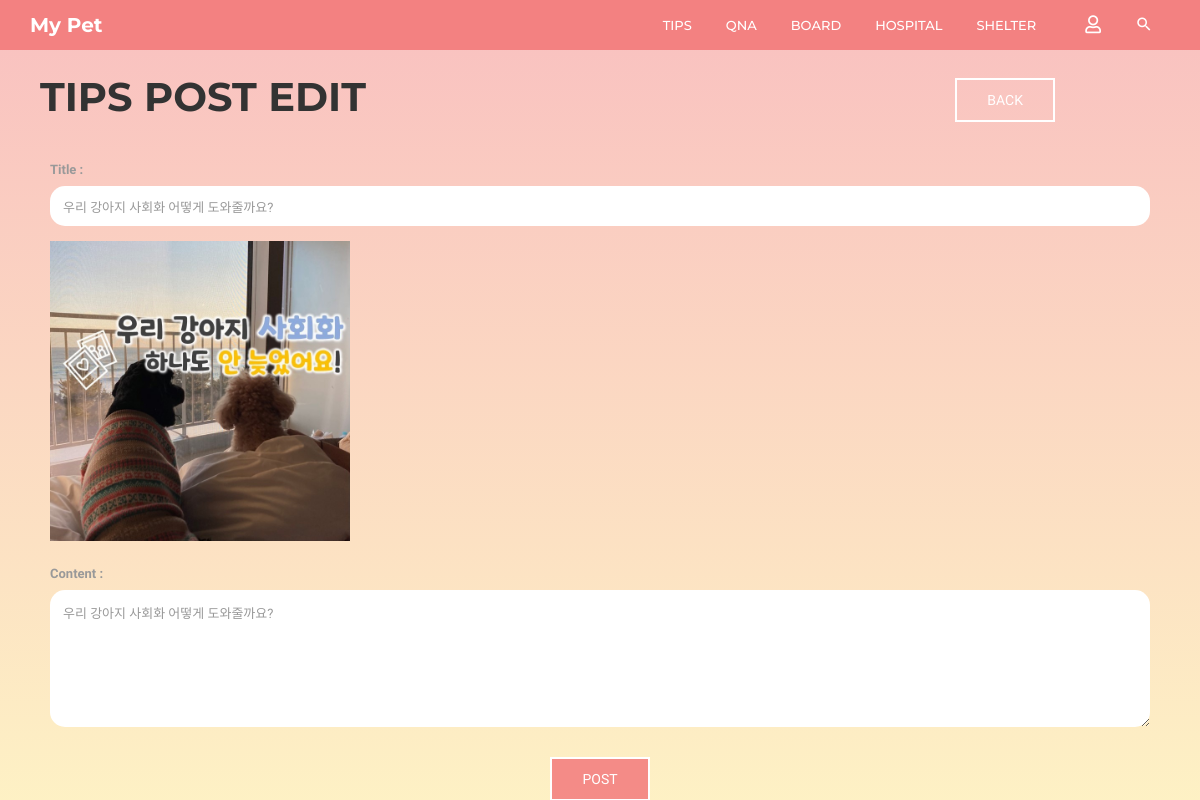
/community/1/tips_edit/, run on the app's committed database.
### community/models.py (models this page shows, shortened)
class Tips(models.Model):
    b_title = models.CharField(max_length=30)
    b_author = models.CharField(max_length=10)
    b_content = models.TextField()
    b_date = models.DateTimeField(auto_now=True)
    b_comment_count = models.IntegerField(default=0)
    b_like_count = models.IntegerField(default=0)
    b_photo = models.ImageField(blank=True, null=True, default='../media/noimage.jpg')

### community/views.py (the view)
# urls.py: path('<int:post_id>/tips_edit/', views.tips_edit, name="tips_edit"),
def tips_edit(request, post_id):
    posts = Tips.objects.get(pk=post_id)
    return render(request, 'community/tips_edit.html', {'posts': posts})

### community/templates/community/tips_edit.html (shortened to what this page needs)
{% extends 'base.html' %}
{% block html_body %}
    <link rel="stylesheet" href="/static/css/pages/header.css">
    <link rel="stylesheet" href="/static/css/pages/board.css">
    <link rel="stylesheet" href="/static/css/pages/create.css">
    <header id="column-header">
        <div id="nino-headerInner">
            <nav id="nino-navbar" class="navbar navbar-default" role="navigation">
                <div class="container">
                    <div class="navbar-header">
                        <a class="navbar-brand" href="{% url 'home' %}">My Pet</a>
                    </div>
                    <div class="nino-menuItem pull-right">
                        <div class="collapse navbar-collapse pull-left" id="nino-navbar-collapse">
                            <ul class="nav navbar-nav">
                                <li><a href="#" onclick="testa('{% url 'community:tips' %}')">Tips<span class="sr-only">(current)</span></a></li>
                                <li><a href="#" onclick="testa('{% url 'community:qna' %}')">QnA</a></li>
                                <li><a href="#" onclick="testa('{% url 'community:board' %}')">Board</a></li>
                                <li><a href="#" onclick="testa('{% url 'community:hospital' %}')">Hospital</a></li>
                                <li><a href="#" onclick="testa('{% url 'community:shelter' %}')">Shelter</a></li>
                            </ul>
                        </div>
                        <ul class="nino-iconsGroup nav navbar-nav">
                            {% if user.is_authenticated %}
                                <li><a href="#" onclick="testa('{% url 'community:logout' %}')"><i
                                        class="mdi fas fa-user-slash nino-icon"></i></a></li>
                            {% else %}
                                <li><a href="#" onclick="testa('{% url 'community:login' %}')"><i
                                        class="mdi far fa-user nino-icon"></i></a></li>
                            {% endif %}
                            <li><a href="#" class="nino-search"><i class="mdi mdi-magnify nino-icon"></i></a></li>
                        </ul>
                    </div>
                </div>
            </nav>
        </div>
    </header>
    <div class="container board-header">
        <div class="board-title">
            <h1 class="title-h1">TIPS Post Edit</h1>
        </div>
        <div class="board-post-btn">
            <a href="javascript:history.back();" class="nino-btn nino-post-btn">BACK</a>
        </div>
    </div>
    <div class="container">
        <form action="{% url 'community:tips_modify' posts.id %}"
              method="POST"
              enctype="multipart/form-data">
            <div id="boards-form">
                <label for="title">Title : </label>
                <input type="text" id="title" name="title" value="{{ posts.b_title }}">
                {% if posts.b_photo %}
                    <img src="{{ posts.b_photo.url }}" alt="" height="300" width="300">
                    <br>
                {% else %}
                    <img src="/media/noimage.jpg" alt="" height="225" width="365">
                {% endif %}
                <label for="content">Content : </label>
                <textarea id="content" name="content" rows="5" cols="33">{{ posts.b_title }}</textarea>
            </div>
            <div id="boards-create-btn">
                <button class="post-btn" type="submit">POST</button>
            </div>
        </form>
    </div>
{% endblock %}

### static/css/pages/index.css (style rules this page uses)
html, body { line-height: 1.7; margin: 0; padding: 0; }
body { color: #999; font-size: 13px; font-weight: 400; overflow-x: hidden; position: relative; font-family: "Roboto", sans-serif; }
article, aside, details, figcaption, figure, footer, header, hgroup, menu, nav, section, main { display: block; }
a { text-decoration: none; outline: none; color: #2ec06c; -webkit-transition: all 0.3s ease-in-out; -moz-transition: all 0.3s ease-in-out; -o-transition: all 0.3s ease-in-out; -ms-transition: all 0.3s ease-in-out; transition: all 0.3s ease-in-out; }
h1, h2, h3, h4, h5, h6 { margin: 5px 0 10px; color: #333; text-transform: uppercase; font-family: "Montserrat", sans-serif; }
h1, h2 { font-weight: 300; }
h1 { font-size: 2.2em; }
ul, ul li, ol, ol li, p, form, input { margin: 0; padding: 0; }
ul, ul li { list-style: none; }
img { border: none; max-width: 100%; }
.container { position: relative; }
.nino-btn { display: inline-block; color: black; text-transform: uppercase; padding: 13px 30px; text-align: center; border: 2px solid black; font-size: 14px; line-height: 100%; }
#nino-headerInner { position: relative; z-index: 5; }
#nino-navbar { background: none; border: none; border-radius: 0; }
#nino-navbar .navbar-brand { color: #fff; font-weight: 700; font-size: 20px; }
#nino-navbar .navbar-nav > li > a { color: #fff; font-weight: 500; text-transform: uppercase; border-bottom: 3px solid transparent; padding: 15px 5px 5px; margin: 0 12px; }
#nino-navbar .nino-menuItem { float: right; }
#nino-navbar .nino-iconsGroup li a { border: none; font-size: 18px; }

### static/css/pages/header.css (style rules this page uses)
#column-header { position: relative; font-family: "Montserrat", sans-serif; background: rgba(243, 129, 129, 0.9); }
#column-header:after { content: ""; position: absolute; left: 0; top: 0; width: 100%; height: 100%; background: rgba(243, 129, 129, 0.9); }
#nino-headerInner { position: relative; z-index: 5; }

### static/css/pages/board.css (style rules this page uses)
body { height: 100vh; font-family: 'Prompt', sans-serif; background: linear-gradient( to bottom, rgba(243, 129, 129, 0.5), rgba(252, 227, 138, 0.5) ); }
.board-header { display: flex; align-items: center; margin-top: 15px; }
.board-title { position: relative; margin-left: 10px; }
.board-post-btn { position: absolute; right: 130px; }
.title-h1 { font-weight: 700; font-size: 40px; }
.nino-post-btn { display: inline-block; color: white; text-transform: uppercase; padding: 13px 30px; text-align: center; border: 2px solid white; font-size: 14px; line-height: 100%; }

### static/css/pages/create.css (style rules this page uses)
#boards-form { display: flex; flex-direction: column; margin: 30px 20px; }
#boards-form input { border: none; height: 40px; border-radius: 15px; outline-style: none; padding: 1em 1em; margin-bottom: 15px; }
#boards-form textarea { border: none; border-radius: 15px; outline-style: none; padding: 1em 1em; }
.post-btn { display: inline-block; color: white; text-transform: uppercase; padding: 13px 30px; text-align: center; border: 2px solid white; font-size: 14px; line-height: 100%; background-color: rgba(243, 129, 129, 0.9); }
#boards-create-btn { display: flex; flex-direction: column; align-items: center; }

### data on the page
Tips: title "우리 강아지 사회화 어떻게 도와줄까요?", b_photo (picture), content "우리 강아지 사회화 어떻게 도와줄까요?"
